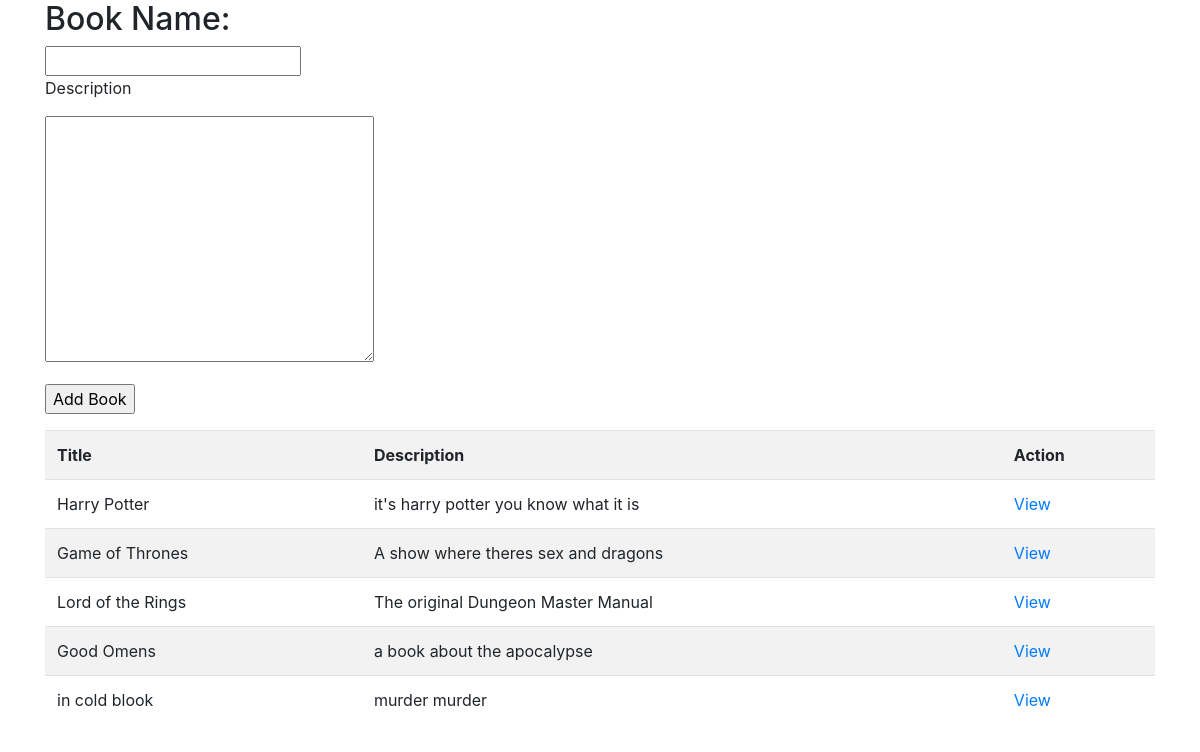
The page / on the database its author committed.
### libraryapp/models.py (models this page shows)
class Book(models.Model):
    title = models.CharField(max_length=255)
    desc = models.TextField()
    created_at = models.DateTimeField(auto_now_add=True)
    updated_at = models.DateTimeField(auto_now=True)

### libraryapp/views.py (the view)
# urls.py: path('',views.index),
def index(request):
    context = {
        'allbooks': Book.objects.all()
    }
    return render(request, "books.html", context)

### libraryapp/templates/books.html (shortened to what this page needs)
<!DOCTYPE html>
<html lang="en">
<head>
    <link rel="stylesheet" href="https://stackpath.bootstrapcdn.com/bootstrap/4.5.0/css/bootstrap.min.css">
</head>
<body>
    <div class="container">
        <form action="/makenewbook" method="post">
            <h2>Book Name:</h2> <input type="text"
            name="bookTitle" id="">
            <p>Description</p>
            <p>
            <textarea name="bookDesc" id="" cols="30" rows="10"></textarea></p>
            <p><input type="submit" value="Add Book"></p>
        </form>
        <table class="table table-striped">
            <tr>
                <th>Title</th>
                <th>Description</th>
                <th>Action</th>
            </tr>
            {% for bookObj in allbooks%}
            <tr>
                <td>{{bookObj.title}}</td>
                <td> {{bookObj.desc}}</td>
                <td><a href="/book/{{bookObj.id}}">View</a></td>
            </tr>
            {%endfor%}
        </table>
    </div>
</body>
</html>

### rows shown on the page
Book: title "Harry Potter", desc "it's harry potter you know what it is"
Book: title "Game of Thrones", desc "A show where theres sex and dragons"
Book: title "Lord of the Rings", desc "The original Dungeon Master Manual"
Book: title "Good Omens", desc "a book about the apocalypse"
Book: title "in cold blook", desc "murder murder"
